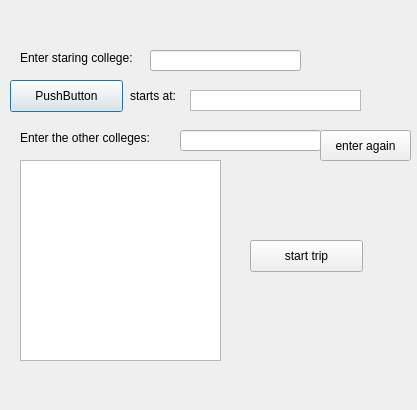
<?xml version="1.0" encoding="UTF-8"?>
<ui version="4.0">
 <class>customTrip</class>
 <widget class="QDialog" name="customTrip">
  <property name="geometry">
   <rect>
    <x>0</x>
    <y>0</y>
    <width>417</width>
    <height>410</height>
   </rect>
  </property>
  <property name="windowTitle">
   <string>Dialog</string>
  </property>
  <widget class="QLabel" name="label">
   <property name="geometry">
    <rect>
     <x>20</x>
     <y>50</y>
     <width>131</width>
     <height>16</height>
    </rect>
   </property>
   <property name="text">
    <string>Enter staring college:</string>
   </property>
  </widget>
  <widget class="QLineEdit" name="lineEdit">
   <property name="geometry">
    <rect>
     <x>150</x>
     <y>50</y>
     <width>151</width>
     <height>21</height>
    </rect>
   </property>
  </widget>
  <widget class="QLabel" name="label_2">
   <property name="geometry">
    <rect>
     <x>20</x>
     <y>130</y>
     <width>151</width>
     <height>16</height>
    </rect>
   </property>
   <property name="text">
    <string>Enter the other colleges:</string>
   </property>
  </widget>
  <widget class="QLineEdit" name="lineEdit_2">
   <property name="geometry">
    <rect>
     <x>180</x>
     <y>130</y>
     <width>141</width>
     <height>21</height>
    </rect>
   </property>
  </widget>
  <widget class="QListWidget" name="listWidget">
   <property name="geometry">
    <rect>
     <x>190</x>
     <y>90</y>
     <width>171</width>
     <height>21</height>
    </rect>
   </property>
  </widget>
  <widget class="QListWidget" name="listWidget_2">
   <property name="geometry">
    <rect>
     <x>20</x>
     <y>160</y>
     <width>201</width>
     <height>201</height>
    </rect>
   </property>
  </widget>
  <widget class="QPushButton" name="pushButton">
   <property name="geometry">
    <rect>
     <x>10</x>
     <y>80</y>
     <width>113</width>
     <height>32</height>
    </rect>
   </property>
   <property name="text">
    <string>PushButton</string>
   </property>
  </widget>
  <widget class="QPushButton" name="pushButton_2">
   <property name="geometry">
    <rect>
     <x>320</x>
     <y>130</y>
     <width>91</width>
     <height>31</height>
    </rect>
   </property>
   <property name="text">
    <string>enter again</string>
   </property>
  </widget>
  <widget class="QLabel" name="label_3">
   <property name="geometry">
    <rect>
     <x>130</x>
     <y>80</y>
     <width>71</width>
     <height>31</height>
    </rect>
   </property>
   <property name="text">
    <string>starts at:</string>
   </property>
  </widget>
  <widget class="QPushButton" name="pushButton_3">
   <property name="geometry">
    <rect>
     <x>250</x>
     <y>240</y>
     <width>113</width>
     <height>32</height>
    </rect>
   </property>
   <property name="text">
    <string>start trip</string>
   </property>
  </widget>
 </widget>
 <resources/>
 <connections/>
</ui>
